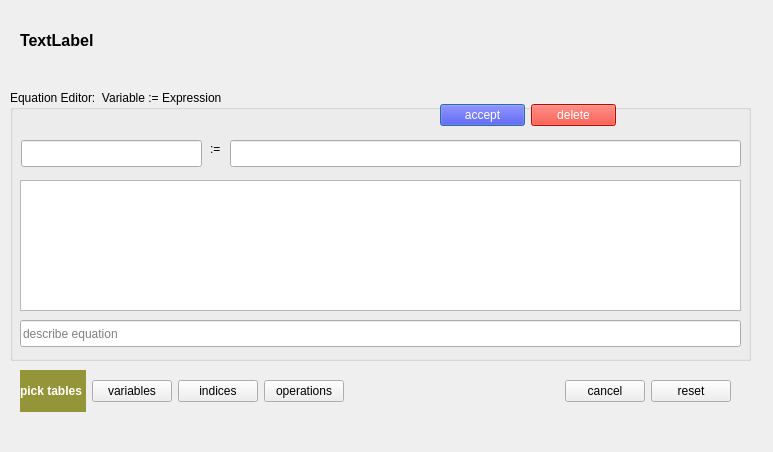
<?xml version="1.0" encoding="UTF-8"?>
<ui version="4.0">
 <class>Dialog</class>
 <widget class="QDialog" name="Dialog">
  <property name="geometry">
   <rect>
    <x>0</x>
    <y>0</y>
    <width>773</width>
    <height>452</height>
   </rect>
  </property>
  <property name="windowTitle">
   <string>Dialog</string>
  </property>
  <widget class="QLabel" name="labelNetwork">
   <property name="geometry">
    <rect>
     <x>20</x>
     <y>20</y>
     <width>741</width>
     <height>41</height>
    </rect>
   </property>
   <property name="font">
    <font>
     <pointsize>12</pointsize>
     <weight>75</weight>
     <bold>true</bold>
    </font>
   </property>
   <property name="text">
    <string>TextLabel</string>
   </property>
  </widget>
  <widget class="QGroupBox" name="groupEquationEditor">
   <property name="geometry">
    <rect>
     <x>10</x>
     <y>90</y>
     <width>741</width>
     <height>271</height>
    </rect>
   </property>
   <property name="toolTip">
    <string>Equation editor</string>
   </property>
   <property name="title">
    <string>Equation Editor:  Variable := Expression</string>
   </property>
   <widget class="QLineEdit" name="lineNewVariable">
    <property name="geometry">
     <rect>
      <x>11</x>
      <y>50</y>
      <width>181</width>
      <height>27</height>
     </rect>
    </property>
    <property name="toolTip">
     <string>variable field</string>
    </property>
   </widget>
   <widget class="QLabel" name="label_7">
    <property name="geometry">
     <rect>
      <x>200</x>
      <y>50</y>
      <width>16</width>
      <height>17</height>
     </rect>
    </property>
    <property name="text">
     <string>:=</string>
    </property>
   </widget>
   <widget class="QLineEdit" name="lineExpression">
    <property name="geometry">
     <rect>
      <x>220</x>
      <y>50</y>
      <width>511</width>
      <height>27</height>
     </rect>
    </property>
    <property name="font">
     <font>
      <family>Consolas</family>
     </font>
    </property>
    <property name="toolTip">
     <string>equation editor field -- press return when finished</string>
    </property>
   </widget>
   <widget class="QTextBrowser" name="textBrowser">
    <property name="geometry">
     <rect>
      <x>10</x>
      <y>90</y>
      <width>721</width>
      <height>131</height>
     </rect>
    </property>
   </widget>
   <widget class="QWidget" name="layoutWidget">
    <property name="geometry">
     <rect>
      <x>430</x>
      <y>10</y>
      <width>178</width>
      <height>30</height>
     </rect>
    </property>
    <layout class="QHBoxLayout" name="horizontalLayout_13">
     <item>
      <widget class="QPushButton" name="pushAccept">
       <property name="minimumSize">
        <size>
         <width>85</width>
         <height>0</height>
        </size>
       </property>
       <property name="maximumSize">
        <size>
         <width>85</width>
         <height>16777215</height>
        </size>
       </property>
       <property name="toolTip">
        <string>puts things in place and closes equation editor</string>
       </property>
       <property name="styleSheet">
        <string notr="true">background-color: rgb(0, 0, 255);
color :rgb(255, 255, 255)</string>
       </property>
       <property name="text">
        <string>accept</string>
       </property>
      </widget>
     </item>
     <item>
      <widget class="QPushButton" name="pushDeleteEquation">
       <property name="minimumSize">
        <size>
         <width>85</width>
         <height>0</height>
        </size>
       </property>
       <property name="maximumSize">
        <size>
         <width>85</width>
         <height>16777215</height>
        </size>
       </property>
       <property name="styleSheet">
        <string notr="true">background-color: rgb(255, 17, 0);
color:rgb(255, 255, 255)</string>
       </property>
       <property name="text">
        <string>delete</string>
       </property>
      </widget>
     </item>
    </layout>
   </widget>
   <widget class="QLineEdit" name="lineDocumentation">
    <property name="geometry">
     <rect>
      <x>10</x>
      <y>230</y>
      <width>721</width>
      <height>27</height>
     </rect>
    </property>
    <property name="text">
     <string/>
    </property>
    <property name="placeholderText">
     <string>describe equation</string>
    </property>
   </widget>
  </widget>
  <widget class="QWidget" name="layoutWidget_5">
   <property name="geometry">
    <rect>
     <x>20</x>
     <y>370</y>
     <width>711</width>
     <height>42</height>
    </rect>
   </property>
   <layout class="QHBoxLayout" name="horizontalLayout_14">
    <item>
     <layout class="QHBoxLayout" name="horizontalLayout_15">
      <item>
       <widget class="QLabel" name="label_8">
        <property name="toolTip">
         <string>Pick tables</string>
        </property>
        <property name="styleSheet">
         <string notr="true">background-color: rgb(148, 148, 56);
color :rgb(255, 255, 255)</string>
        </property>
        <property name="text">
         <string>&lt;html&gt;&lt;head/&gt;&lt;body&gt;&lt;p&gt;&lt;span style=&quot; font-weight:600;&quot;&gt;  pick tables  &lt;/span&gt;&lt;/p&gt;&lt;/body&gt;&lt;/html&gt;</string>
        </property>
        <property name="scaledContents">
         <bool>false</bool>
        </property>
        <property name="margin">
         <number>10</number>
        </property>
       </widget>
      </item>
      <item>
       <widget class="QPushButton" name="pushPickVariables">
        <property name="toolTip">
         <string>pick variable table</string>
        </property>
        <property name="text">
         <string>variables</string>
        </property>
       </widget>
      </item>
      <item>
       <widget class="QPushButton" name="pushPickIndices">
        <property name="toolTip">
         <string>pick index table</string>
        </property>
        <property name="text">
         <string>indices</string>
        </property>
       </widget>
      </item>
      <item>
       <widget class="QPushButton" name="pushPickOperations">
        <property name="toolTip">
         <string>pick operations</string>
        </property>
        <property name="text">
         <string>operations</string>
        </property>
       </widget>
      </item>
     </layout>
    </item>
    <item>
     <spacer name="horizontalSpacer">
      <property name="orientation">
       <enum>Qt::Horizontal</enum>
      </property>
      <property name="sizeHint" stdset="0">
       <size>
        <width>40</width>
        <height>20</height>
       </size>
      </property>
     </spacer>
    </item>
    <item>
     <layout class="QHBoxLayout" name="horizontalLayout_16">
      <item>
       <widget class="QPushButton" name="pushCancel">
        <property name="toolTip">
         <string>reset closes equation editor clears alias table</string>
        </property>
        <property name="text">
         <string>cancel</string>
        </property>
       </widget>
      </item>
      <item>
       <widget class="QPushButton" name="pushResetInterface">
        <property name="toolTip">
         <string>reset closes equation editor clears alias table</string>
        </property>
        <property name="text">
         <string>reset</string>
        </property>
       </widget>
      </item>
     </layout>
    </item>
   </layout>
  </widget>
 </widget>
 <resources/>
 <connections/>
</ui>
